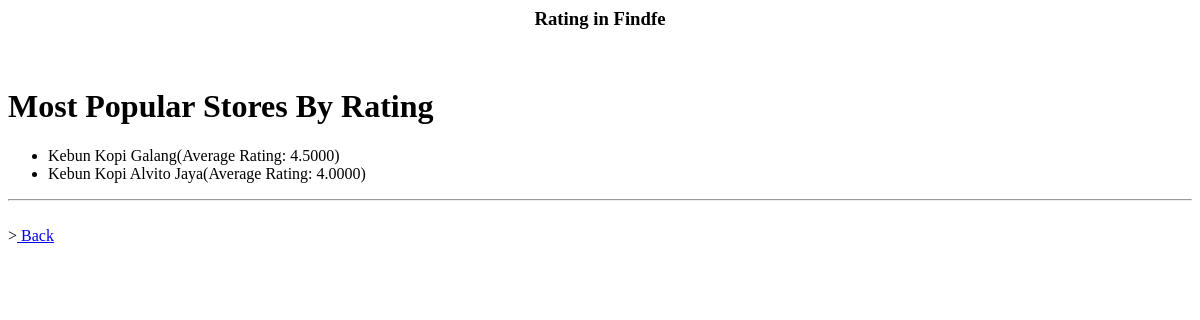
/index.php/toko/popular, run on an earlier commit of the app's database.
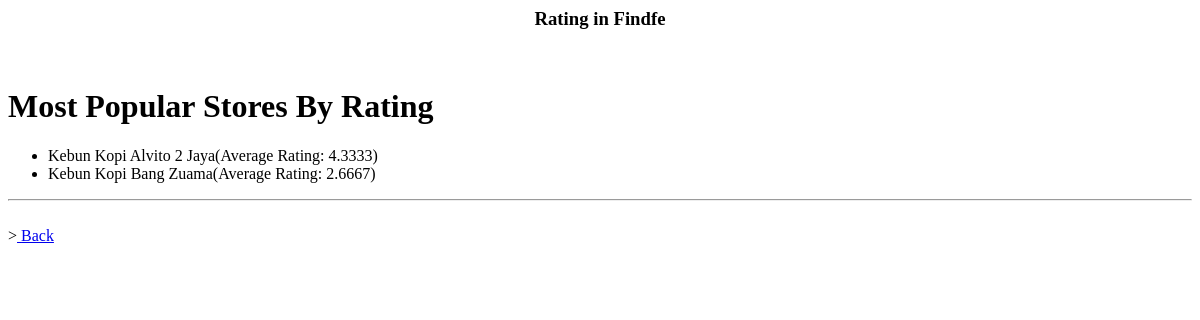
And on a later commit of the database.
### tables this page shows
CREATE TABLE `toko` (
  `r_id` int(11) NOT NULL,
  `c_id` int(11) NOT NULL,
  `name` varchar(255) NOT NULL,
  `email` varchar(255) NOT NULL,
  `phone` varchar(255) NOT NULL,
  `url` varchar(255) NOT NULL,
  `o_hr` varchar(255) NOT NULL,
  `c_hr` varchar(255) NOT NULL,
  `o_days` varchar(255) NOT NULL,
  `address` text NOT NULL,
  `img` text NOT NULL
);

### application/controllers/Toko.php (called while the page is built, shortened)
<?php
class toko extends CI_Controller
{
	public function popular()
	{
		$this->load->model('Store_model');
		$popular_stores = $this->Store_model->get_popular_stores();
		$data['popular_stores'] = $popular_stores;
		$this->load->view('front/rating', $data);
	}
}

### index.php (called while the page is built, shortened)
<?php
require_once BASEPATH.'core/CodeIgniter.php';

### application/models/Store_model.php (called while the page is built, shortened)
<?php
class Store_model extends CI_Model
{
    public function get_popular_stores($limit = 2)
    {
        $this->db->select('toko.*, AVG(rating.rating) as avg_rating');
        $this->db->from('toko');
        $this->db->join('rating', 'toko.r_id = rating.r_id', 'left');
        $this->db->group_by('toko.r_id');
        $this->db->order_by('avg_rating', 'desc');
        $this->db->limit($limit);
        $result = $this->db->get()->result_array();
        return $result;
    }
}

### application/views/front/rating.php (the view, shortened to what this page needs)
<html>
<head>
</head>
<body>
    <div class="container box">
        <h3 align="center">Rating in Findfe</h3>
        <br />
        <h1>Most Popular Stores By Rating</h1>
        <ul>
            <?php if (!empty($popular_stores)) : ?>
                <?php foreach ($popular_stores as $store) : ?>
                    <li><?php echo $store['name']; ?>(Average Rating: <?php echo $store['avg_rating']; ?>)</li>
                <?php endforeach; ?>
            <?php else : ?>
                <p>Tidak ada toko populer yang ditemukan.</p>
            <?php endif; ?>
        </ul>
        <hr class="hr hr-blurry" />
        <br>
        <div>><a href="<?php echo base_url() . 'home'; ?>" class="btn btn-warning"><i class="fas fa-angle-left"></i>
                Back</a></div>
    </div>
</body>
</html>

What changed in the data, as far as the page shows it:
removed toko: name "Kebun Kopi Galang", avg_rating "4.5000"
no longer on this page (row edited): toko: name "Kebun Kopi Alvito Jaya", avg_rating "4.0000"
added toko: name "Kebun Kopi Alvito 2 Jaya", avg_rating "4.3333"
now on this page (row unchanged): toko: name "Kebun Kopi Bang Zuama", avg_rating "2.6667"
